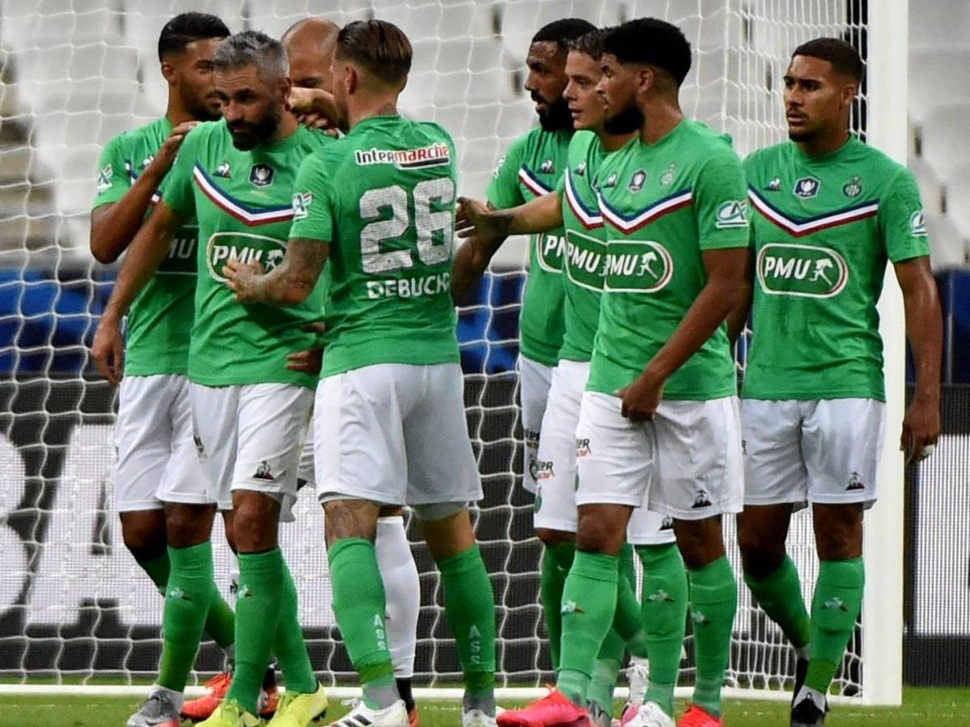
#> input picture Python/asse.jpg, 970 x 727 px, shrunk from 1200 x 900 before the run
$ python 'prétraitement.py'
#> lines starting #> are read from the running program, lines starting #| are printed output that depends on the picture; after the words box and inside, x2 and y2 are one past the last pixel; in counts of white or black regions, pixels touching at a corner belong together
from PIL import Image
image = Image.open("asse.jpg")
#> image is the input picture: PIL image 970x727 RGB; mean R, G, B 109, 128.3, 108.4

"""
Toutes les fonctions ici présentent ont été faites par Quentin Fournel.
"""

"""
Cette fonction passe l'image en niveaux de gris.
"""
def gris(image):
    (largeur, hauteur) = image.size
    for i in range (largeur):
        for j in range (hauteur):
            if len(image.getpixel((i, j))) == 4 :
                (r, g, b, x) = image.getpixel((i, j))
                luminosite = int(0.299 * r + 0.587 * g + 0.114 * b)
                image.putpixel((i, j), (luminosite, luminosite, luminosite, x))
            else :
                (r, g, b) = image.getpixel((i, j))
                luminosite = int(0.299 * r + 0.587 * g + 0.114 * b)
                image.putpixel((i, j), (luminosite, luminosite, luminosite))
    image.save("test2.jpg")

gris(image)
#> after the loop in gris, `for i in range (largeur):`:
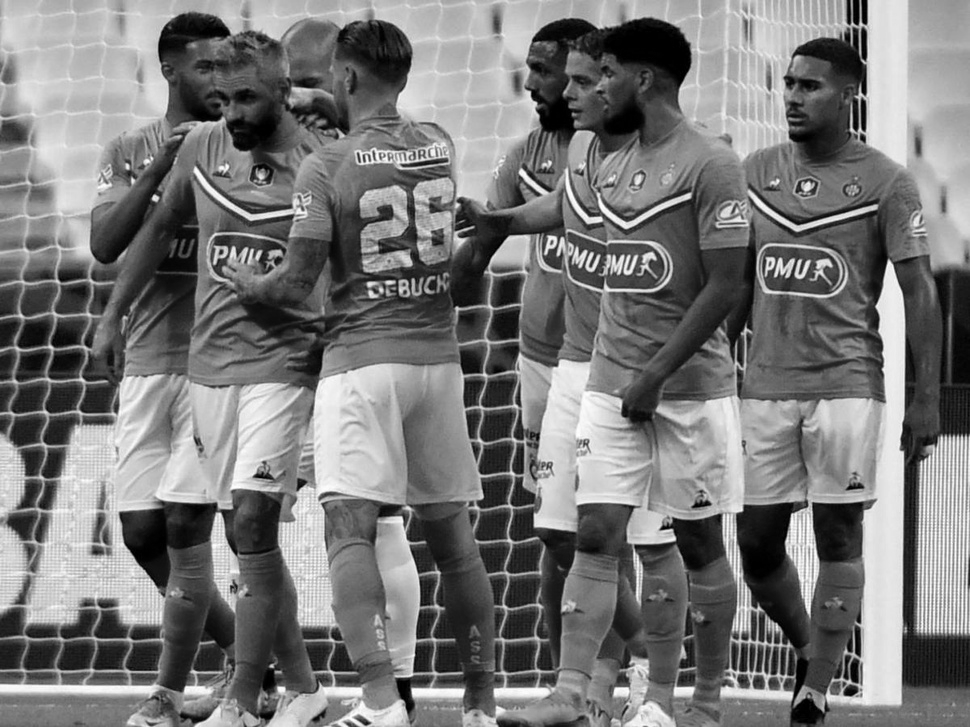
#> image: PIL image 970x727 RGB; min 0, max 255, mean 119.8

image2 = Image.open("test2.jpg")

"""
Cette fonction construit une liste contenant le nombre de pixel par couleur.
"""
def histo(image2):
    L = 256*[0]
    (largeur, hauteur) = image2.size
    for i in range (largeur):
        for j in range (hauteur):
            if len(image2.getpixel((i, j))) == 4 :
                (r, g, b, x) = image2.getpixel((i, j))
            else :
                (r, g, b) = image2.getpixel((i, j))
            L[r] += 1
    return L

"""
Cette fonction tri une liste.
"""
# [6 lines left out: function trier, not called in this run]

"""
Cette fonction filtre une image grâce à la technique du filtre médian.
"""
# [162 lines left out: function filtre, not called in this run]

#image3 = Image.open("test3.png")

"""
Cette fonction compte le nombre de pixel d'une image.
"""
def nbPixel(image2):
    (largeur, hauteur) = image2.size
    return largeur * hauteur

"""
Cette fonction calcul un seuil qui servira pour passer l'image en noir et blanc.
"""
def seuil(image2):
    n = nbPixel(image2)
    h = histo(image2)
    res = 0
    for i in range(len(h)):
        res += (i * h[i])
    return res / n

"""
Cette fonction passe l'image en noir et blanc.
"""
def blackAndWhite(image2):
    m = seuil(image2)
#> in seuil, `n = nbPixel(image2)`: n = 705190
#> after the loop in histo, `for i in range (largeur):`: L = 256 values, max 4251 at index 33, min 73 at index 254, mean 2754.6
#> in seuil, `h = histo(image2)`: h has the same summary as L in histo
#> the loop in seuil, `for i in range(len(h)):` made 256 passes
#> res on passes 1 to 3: 0, 1461, 3935
#> after the loop in seuil, `for i in range(len(h)):`: res = 84477979
    (largeur, hauteur) = image2.size
    for i in range (largeur):
        for j in range (hauteur):
            if len(image2.getpixel((i, j))) == 4 :
                (r, g, b, x) = image2.getpixel((i, j))
                if r > m :
                    image2.putpixel((i, j), (255, 255, 255, x))
                else :
                    image2.putpixel((i, j), (0, 0, 0, x))
            else :
                (r, g, b) = image2.getpixel((i, j))
                if r > m :
                    image2.putpixel((i, j), (255, 255, 255))
                else :
                    image2.putpixel((i, j), (0, 0, 0))
    image2.save("test3.jpg")

blackAndWhite(image2)
#> in blackAndWhite, `m = seuil(image2)`: m = 119.8
#> after the loop in blackAndWhite, `for i in range (largeur):`:
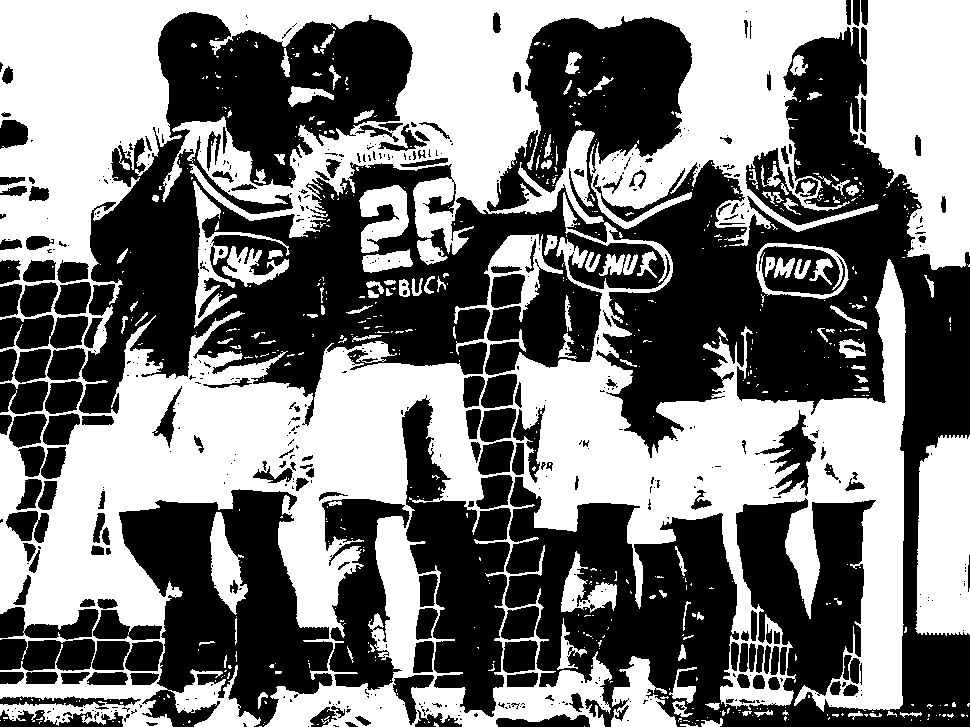
#> image2: PIL image 970x727 RGB; 47.9% white; 624 white regions (504 under 20 px), largest, box (x1, y1, x2, y2) and area: (0, 0, 970, 727) 302384, (915, 435, 970, 636) 9907, (611, 656, 677, 727) 2533
